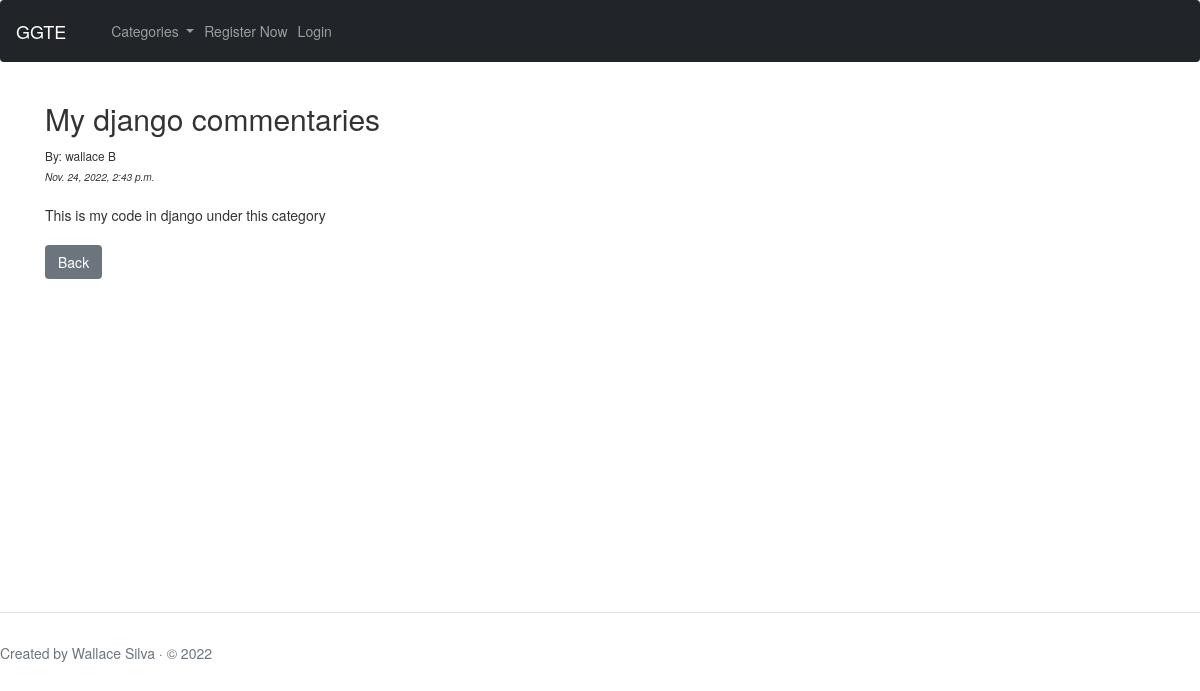
The app's page /article/10 with its own data.
### blog/models.py (models this page shows, shortened)
class Post(models.Model):
    title = models.CharField(max_length=255)
    title_tag = models.CharField(max_length=255, default='Blog Post')
    author = models.ForeignKey(User, on_delete=models.CASCADE)
    publish_date = models.DateTimeField(auto_now_add=True)
    post_date = models.DateField(auto_now_add=True)
    body = models.TextField()
    category = models.CharField(max_length = 55,default='uncategorized')

### blog/views.py (the view)
# urls.py: path('article/<int:pk>', ArticleDetailView.as_view(), name='article_detail'),
class ArticleDetailView(DetailView):
    model = Post
    template_name = 'article_detail.html'
    def get_context_data(self, *args, **kwargs):
        category_menu =  Category.objects.all()
        context =  super(ArticleDetailView,self).get_context_data(*args, **kwargs)
        context['category_menu'] = category_menu
        return context

### blog/models.py (called while the page is built)
    def __str__(self) -> str:
        return self.name

### blog/templates/article_detail.html (shortened to what this page needs)
{% extends 'core.html' %}
{%block content %}
<h2>{{ post.title}}</h2>
<small>
    By: {{post.author.first_name}}
</small><br />
<small>
    <small class = "fw-lighter fst-italic" >{{post.publish_date}}
    </small>
</small>
<br /><br />
{{post.body}}
<br /><br />
<a href=" {% url 'home' %} " class="btn btn-secondary">Back</a>
{% endblock %}

### records on screen
Post: title "My django commentaries", author.first_name "wallace B", publish_date "Nov. 24, 2022, 2:43 p.m.", body "This is my code in django under this category"
